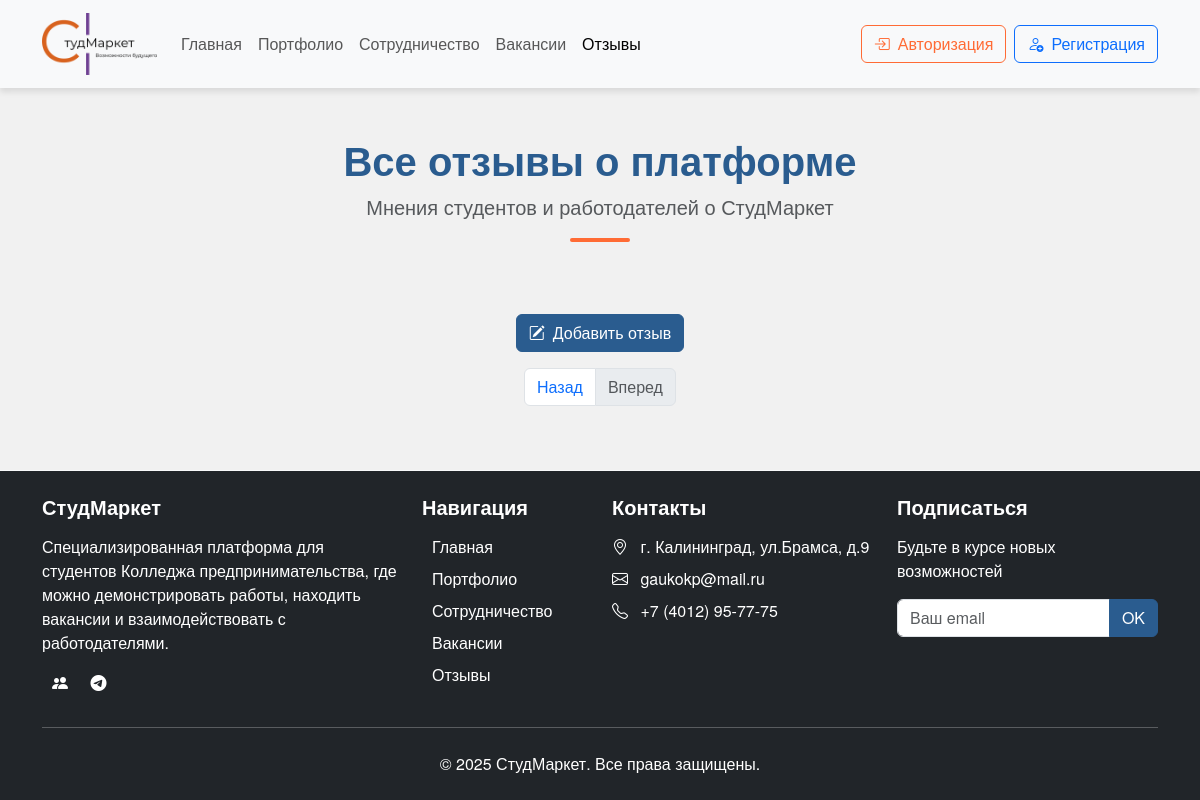
Before: /pages/all_reviews.php with the older database file.
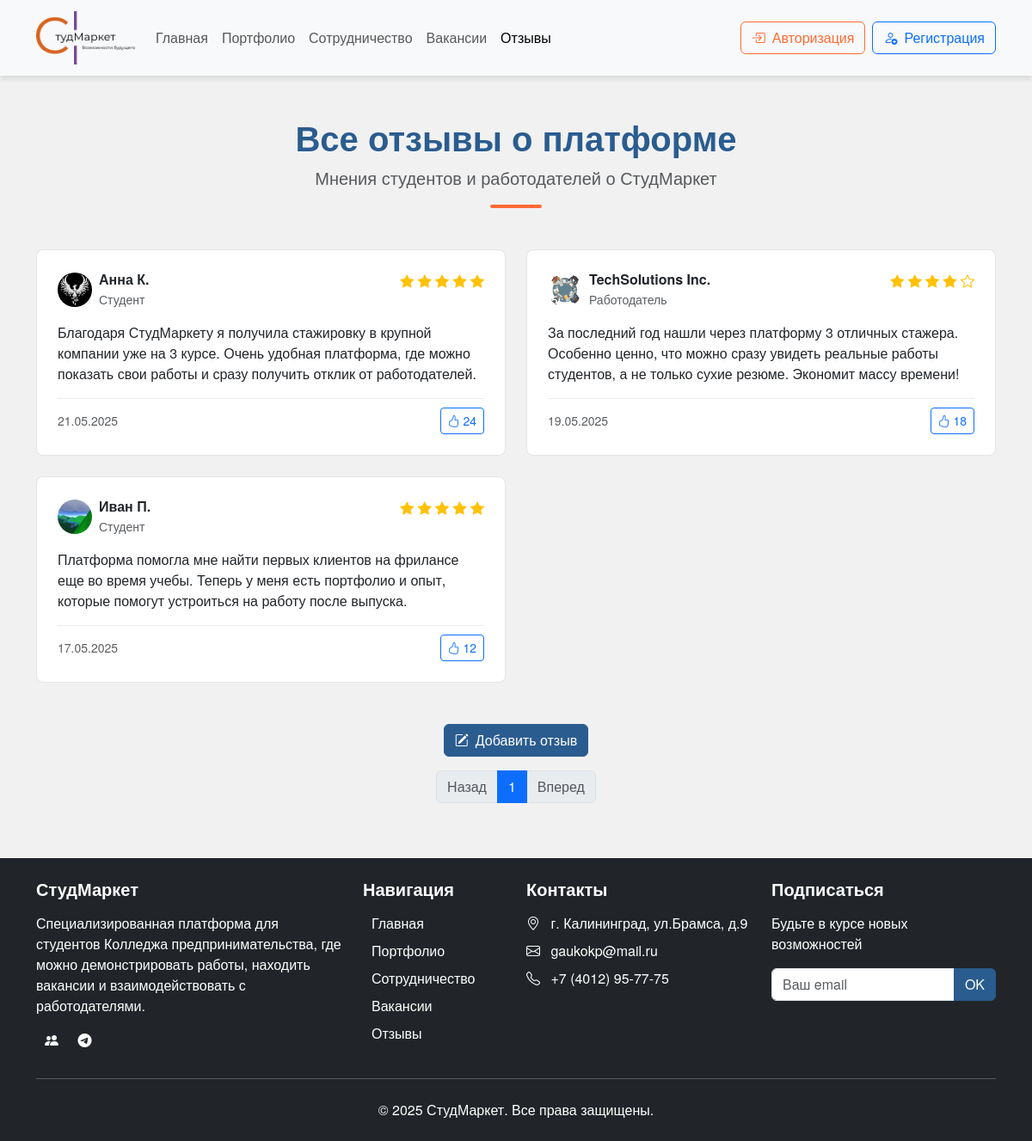
After: the same page with the newer database file.
### tables this page shows
CREATE TABLE `reviews` (
  `id` int(11) NOT NULL,
  `user_id` int(11) NOT NULL,
  `rating` tinyint(4) NOT NULL,
  `text` text NOT NULL,
  `created_at` timestamp NULL DEFAULT CURRENT_TIMESTAMP,
  `status` enum('pending','approved','rejected') NOT NULL DEFAULT 'pending',
  `moderator_comment` text
);

CREATE TABLE `users` (
  `id` int(11) NOT NULL,
  `name` varchar(100) NOT NULL,
  `email` varchar(100) NOT NULL,
  `password` varchar(255) NOT NULL,
  `user_type` enum('student','employer') NOT NULL,
  `phone` varchar(20) DEFAULT NULL,
  `created_at` timestamp NULL DEFAULT CURRENT_TIMESTAMP,
  `avatar_path` varchar(255) DEFAULT 'img/no-image.png',
  `is_banned` tinyint(1) NOT NULL DEFAULT '0',
  `ban_reason` text
);

### pages/all_reviews.php (the view, shortened to what the changed rows need)
<?php
require_once("../config/link.php");
$isLoggedIn = isset($_SESSION['user_id']);
if (isset($_GET['page']))
{
    $current_page = (int)$_GET['page'];
}
else
{
    $current_page = 1;
}
$limit = 10;
$offset = ($current_page - 1) * $limit;
$sql = "SELECT r.*, u.name as user_name, u.user_type, u.avatar_path, (SELECT COUNT(*) FROM likes WHERE review_id = r.id AND is_active = 1) as like_count, (SELECT SUM(like_currect) FROM likes WHERE review_id = r.id) as like_currect_sum FROM reviews r JOIN users u ON r.user_id = u.id ORDER BY r.created_at DESC LIMIT $limit OFFSET $offset";
$reviews = mysqli_query($conn, $sql);
$total_reviews = mysqli_fetch_assoc(mysqli_query($conn, "SELECT COUNT(*) as count FROM reviews"))['count'];
$total_pages = ceil($total_reviews / $limit);
if ($current_page > $total_pages)
{
    $current_page = $total_pages;
}
?>
<!DOCTYPE html>
<html lang="ru">
<head>
    <link rel="stylesheet" href="../css/bootstrap.min.css">
    <link rel="stylesheet" href="https://cdn.jsdelivr.net/npm/bootstrap-icons@1.11.1/font/bootstrap-icons.css">
    <link rel="stylesheet" href="../style.css">
</head>
<body class="d-flex flex-column min-vh-100">
<div class="flex-grow-1">
    <section class="reviews-section py-5">
        <div class="container">
            <div class="section-header text-center mb-5">
                <h2 class="display-5 fw-bold">Все отзывы о платформе</h2>
            </div>
            <div class="row g-4">
                <?php
                while($review = mysqli_fetch_assoc($reviews))
                {
                    $isLiked = false;
                    $likeTotal = $review['like_count'] + ($review['like_currect_sum'] ?? 0);
                ?>
                <div class="col-lg-6">
                    <div class="review-card p-4 bg-white rounded-3 h-100">
                        <div class="review-header d-flex justify-content-between mb-3">
                            <div class="reviewer-info d-flex align-items-center">
                                <?php
                                if (!empty($review['avatar_path']))
                                {
                                    $avatarPath = $review['avatar_path'];
                                }
                                else
                                {
                                    $avatarPath = '../img/no-image.png';
                                }
                                if (!empty($review['avatar_path']) && strpos($review['avatar_path'], '../') === false)
                                {
                                    $avatarPath = '../' . $review['avatar_path'];
                                }
                                ?>
                                <img src="<?= htmlspecialchars($avatarPath) ?>" alt="Аватар" class="rounded-circle me-2" style="width: 40px; height: 40px; object-fit: cover;">
                                <div>
                                    <h6 class="mb-1"><?= htmlspecialchars($review['user_name']) ?></h6>
                                    <p class="text-muted small mb-0">
                                        <?php if ($review['user_type'] === 'employer') { echo 'Работодатель'; } else { echo 'Студент'; } ?>
                                    </p>
                                </div>
                            </div>
                            <div class="rating">
                                <div class="stars">
                                    <?php
                                    for ($i = 1; $i <= 5; $i++)
                                    {
                                    ?>
                                        <i class="bi bi-star<?php if ($i <= $review['rating']) { echo '-fill'; } ?> text-warning"></i>
                                    <?php
                                    }
                                    ?>
                                </div>
                            </div>
                        </div>
                        <div class="review-body">
                            <p class="mb-3"><?= nl2br(htmlspecialchars($review['text'])) ?></p>
                        </div>
                        <div class="review-footer d-flex justify-content-between align-items-center">
                            <p class="text-muted small mb-0">
                                <?= date('d.m.Y', strtotime($review['created_at'])) ?>
                            </p>
                            <?php
                            if ($isLoggedIn)
                            {
                            ?>
                                <a href="all_reviews.php?page=<?= $current_page ?>&action=<?php echo $isLiked ? 'unlike' : 'like'; ?>&id=<?= $review['id'] ?>" class="btn btn-sm <?php echo $isLiked ? 'btn-primary' : 'btn-outline-primary'; ?> like-btn">
                                    <i class="bi bi-hand-thumbs-up"></i>
                                    <span class="like-count"><?= $likeTotal ?></span>
                                </a>
                            <?php
                            }
                            else
                            {
                            ?>
                                <button class="btn btn-sm btn-outline-primary" data-bs-toggle="modal" data-bs-target="#loginModal">
                                    <i class="bi bi-hand-thumbs-up"></i>
                                    <span class="like-count"><?= $likeTotal ?></span>
                                </button>
                            <?php
                            }
                            ?>
                        </div>
                    </div>
                </div>
                <?php
                }
                ?>
            </div>
            <nav aria-label="Page navigation" class="mt-3">
                <ul class="pagination justify-content-center">
                    <li class="page-item <?php if ($current_page == 1) { echo 'disabled'; } ?>">
                        <a class="page-link" href="all_reviews.php?page=<?= max(1, $current_page - 1) ?>" tabindex="-1">Назад</a>
                    </li>
                    <?php
                    for ($i = 1; $i <= $total_pages; $i++)
                    {
                    ?>
                        <li class="page-item <?php if ($current_page == $i) { echo 'active'; } ?>">
                            <a class="page-link" href="all_reviews.php?page=<?= $i ?>"><?= $i ?></a>
                        </li>
                    <?php
                    }
                    ?>
                </ul>
            </nav>
        </div>
    </section>
</div>
</body>
</html>

Changed rows visible on the page:
added reviews: user.avatar_path (picture), user.name "Анна К.", shows "Студент", rating 5 (drawn), text "Благодаря СтудМаркету я получила стажировку в крупной компании уже на 3 курсе. Очень удобная платформа, где можно показать свои работы и сразу получить отклик от работодателей.", created_at "21.05.2025", likeTotal "24"
added reviews: user.avatar_path (picture), user.name "TechSolutions Inc.", shows "Работодатель", rating 4 (drawn), text "За последний год нашли через платформу 3 отличных стажера. Особенно ценно, что можно сразу увидеть реальные работы студентов, а не только сухие резюме. Экономит массу времени!", created_at "19.05.2025", likeTotal "18"
added reviews: user.avatar_path (picture), user.name "Иван П.", shows "Студент", rating 5 (drawn), text "Платформа помогла мне найти первых клиентов на фрилансе еще во время учебы. Теперь у меня есть портфолио и опыт, которые помогут устроиться на работу после выпуска.", created_at "17.05.2025", likeTotal "12"
Other visible differences:
new list line: "1"
